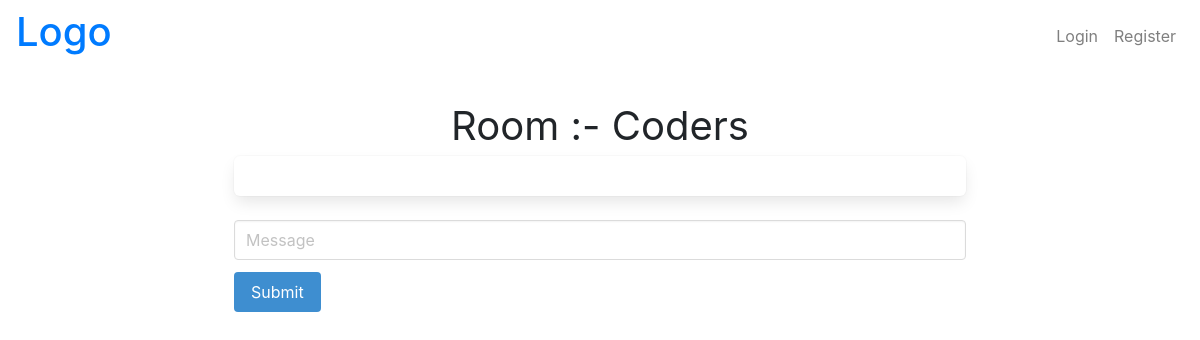
Page /Coders/ on the earlier database version.
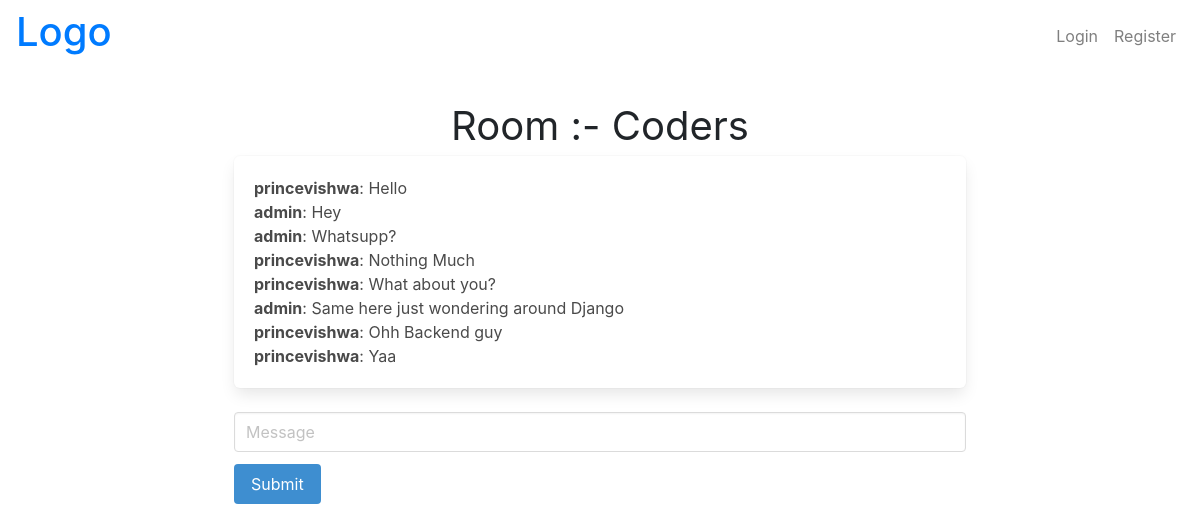
Same page on the later database version.
### chat/models.py (models this page shows, shortened)
class Room(models.Model):
    name = models.CharField(max_length=1000, unique=True)

class Message(models.Model):
    username = models.CharField(max_length=255)
    room = models.CharField(max_length=255)
    content = models.TextField()
    date_added = models.DateTimeField(auto_now_add=True)
    class Meta:
        ordering = ('date_added',)

### chat/views.py (the view)
# urls.py: path('<str:room_name>/', room, name='room'),
def room(request, room_name, *args, **kwargs):
    roomname = ""
    room_names = Room.objects.all()
    if room_name.isdigit():
        for name in room_names:
            if name.id == int(room_name):
                roomname = name.name
    else:
        roomname = room_name
        if not Room.objects.filter(name=roomname).exists():
            room = Room(name=roomname)
            room.save()
    messages = Message.objects.filter(room=roomname)
    return render(request, "chat/room.html", {'room_name': roomname, 'username': request.user.username, 'messages': messages})

### chat/templates/chat/room.html (shortened to what this page needs)
{% extends 'base.html' %}
{% load static %}
{% block content %}
    <div class="container">
        <div style="text-align: center; font-size: 40px;">
            Room :- {{room_name}}
        </div>
        <div class="columns is-multiline">
            <div class="column is-8 is-offset-2">
                <div class="box">
                    <div id="chat-messages" style="max-height: 300px; overflow-y: scroll;">{% for m in messages %}<b>{{ m.username }}</b>: {{ m.content }}<br>{% endfor %}</div>
                </div>
                <div class="field">
                    <div class="control">
                        <input class="input" type="text" placeholder="Message" id="chat-message-input">
                    </div>
                </div>
                <div class="field">
                    <div class="control">
                        <a class="button is-info" id="chat-message-submit">Submit</a>
                    </div>
                </div>
            </div>
        </div>
    </div>
{% endblock content %}

### templates/base.html (shortened to what this page needs)
{% load static %}
<!DOCTYPE html>
<html lang="en">
<head>
    <link rel="stylesheet" href="https://pro.fontawesome.com/releases/v5.10.0/css/all.css"/>
    <link href="https://cdnjs.cloudflare.com/ajax/libs/font-awesome/4.7.0/css/font-awesome.css" rel="stylesheet"/>
    <link rel="stylesheet" href="https://cdn.jsdelivr.net/npm/bulma@0.9.2/css/bulma.min.css">
    <link rel="stylesheet" href="https://cdn.jsdelivr.net/npm/bootstrap@4.6.0/dist/css/bootstrap.min.css">
</head>
<body>
    {% include 'snippets/header.html' %}
    <main>
        <section class="p-4">
            {% block content %}
            {% endblock content %}
        </section>
    </main>
</body>
</html>

### templates/snippets/header.html (shortened to what this page needs)
{% load static %}
<header>
    <nav class="navbar navbar-expand-lg navbar-light bg-transparent">
        <h1 class="d-inline-block">
            <a href="/">
                Logo
            </a>
        </h1>
        <div class="collapse navbar-collapse collapse.show" id="navbarSupportedContent">
            <ul class="navbar-nav ml-auto">
                {% if not request.user.is_authenticated %}
                    <li class="nav-item">
                        <a class="nav-link" href="{% url 'login' %}">Login</a>
                    </li>
                    <li class="nav-item">
                        <a class="nav-link" href="{% url 'register' %}">Register</a>
                    </li>
                {% endif %}
            </ul>
        </div>
    </nav>
</header>

Differences in the rows shown:
no longer on this page (row unchanged): Room: name "Coders"
added Message: username "princevishwa", content "Hello"
added Message: username "admin", content "Hey"
added Message: username "admin", content "Whatsupp?"
added Message: username "princevishwa", content "Nothing Much"
added Message: username "princevishwa", content "What about you?"
added Message: username "admin", content "Same here just wondering around Django"
added Message: username "princevishwa", content "Ohh Backend guy"
added Message: username "princevishwa", content "Yaa"
Other differences:
{{ room_name }}: (not shown) → "Coders"
